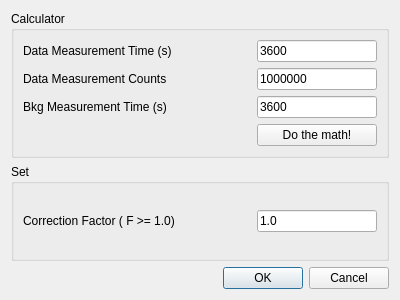
<?xml version="1.0" encoding="UTF-8"?>
<ui version="4.0">
 <class>CorrFactorDialog</class>
 <widget class="QDialog" name="CorrFactorDialog">
  <property name="geometry">
   <rect>
    <x>0</x>
    <y>0</y>
    <width>400</width>
    <height>300</height>
   </rect>
  </property>
  <property name="windowTitle">
   <string>Dialog</string>
  </property>
  <layout class="QVBoxLayout" name="verticalLayout">
   <item>
    <widget class="QGroupBox" name="groupBox">
     <property name="title">
      <string>Calculator</string>
     </property>
     <layout class="QGridLayout" name="gridLayout">
      <item row="1" column="1">
       <widget class="QLineEdit" name="le_data_counts">
        <property name="maximumSize">
         <size>
          <width>120</width>
          <height>16777215</height>
         </size>
        </property>
        <property name="text">
         <string>1000000</string>
        </property>
       </widget>
      </item>
      <item row="3" column="1">
       <widget class="QPushButton" name="pb_calculate">
        <property name="text">
         <string>Do the math!</string>
        </property>
       </widget>
      </item>
      <item row="1" column="0">
       <widget class="QLabel" name="label_2">
        <property name="text">
         <string>Data Measurement Counts</string>
        </property>
       </widget>
      </item>
      <item row="2" column="0">
       <widget class="QLabel" name="label_3">
        <property name="text">
         <string>Bkg Measurement Time (s)</string>
        </property>
       </widget>
      </item>
      <item row="0" column="0">
       <widget class="QLabel" name="label">
        <property name="text">
         <string>Data Measurement Time (s)</string>
        </property>
       </widget>
      </item>
      <item row="0" column="1">
       <widget class="QLineEdit" name="le_data_time">
        <property name="maximumSize">
         <size>
          <width>120</width>
          <height>16777215</height>
         </size>
        </property>
        <property name="text">
         <string>3600</string>
        </property>
       </widget>
      </item>
      <item row="2" column="1">
       <widget class="QLineEdit" name="le_bkg_time">
        <property name="maximumSize">
         <size>
          <width>120</width>
          <height>16777215</height>
         </size>
        </property>
        <property name="text">
         <string>3600</string>
        </property>
       </widget>
      </item>
     </layout>
    </widget>
   </item>
   <item>
    <widget class="QGroupBox" name="groupBox_2">
     <property name="title">
      <string>Set</string>
     </property>
     <layout class="QGridLayout" name="gridLayout_2">
      <item row="0" column="0">
       <widget class="QLabel" name="label_5">
        <property name="text">
         <string>Correction Factor ( F &gt;= 1.0)</string>
        </property>
       </widget>
      </item>
      <item row="0" column="1">
       <widget class="QLineEdit" name="le_factor">
        <property name="maximumSize">
         <size>
          <width>120</width>
          <height>16777215</height>
         </size>
        </property>
        <property name="text">
         <string>1.0</string>
        </property>
       </widget>
      </item>
     </layout>
    </widget>
   </item>
   <item>
    <widget class="QDialogButtonBox" name="buttonBox">
     <property name="orientation">
      <enum>Qt::Horizontal</enum>
     </property>
     <property name="standardButtons">
      <set>QDialogButtonBox::Cancel|QDialogButtonBox::Ok</set>
     </property>
    </widget>
   </item>
  </layout>
 </widget>
 <resources/>
 <connections>
  <connection>
   <sender>buttonBox</sender>
   <signal>accepted()</signal>
   <receiver>CorrFactorDialog</receiver>
   <slot>accept()</slot>
   <hints>
    <hint type="sourcelabel">
     <x>248</x>
     <y>254</y>
    </hint>
    <hint type="destinationlabel">
     <x>157</x>
     <y>274</y>
    </hint>
   </hints>
  </connection>
  <connection>
   <sender>buttonBox</sender>
   <signal>rejected()</signal>
   <receiver>CorrFactorDialog</receiver>
   <slot>reject()</slot>
   <hints>
    <hint type="sourcelabel">
     <x>316</x>
     <y>260</y>
    </hint>
    <hint type="destinationlabel">
     <x>286</x>
     <y>274</y>
    </hint>
   </hints>
  </connection>
 </connections>
</ui>
